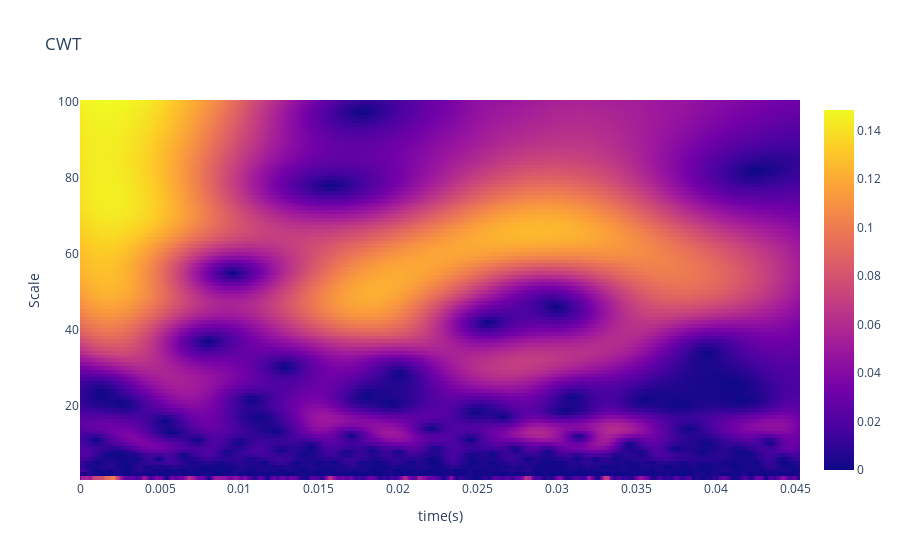

Notebook source saved alongside this figure:
### Code cell
#Libary
from scipy import signal
widths = np.arange(1,101)
fo =0.864
w0 =2*np.pi*fo
cwt = signal.cwt(y, signal.morlet2, widths,w=w0)
cwt= np.absolute(cwt)

fig = go.Figure(data=go.Heatmap(x=x,y=widths,z=cwt))
fig.update_layout(
    title="CWT",
    xaxis_title="time(s)",
    yaxis_title="Scale",
)
fig.show()

### Figure 1 — Plotly figure (JSON) as saved in the notebook; plotly's stock layout.template omitted (floating-point values rounded to 4 significant figures; data arrays with more than 128 entries replaced by an {"elided": "..."} marker saying what was removed)
{"data": [{"type": "heatmap", "x": {"elided": "500 float values"}, "y": [1, 2, 3, 4, 5, 6, 7, 8, 9, 10, 11, 12, 13, 14, 15, 16, 17, 18, 19, 20, 21, 22, 23, 24, 25, 26, 27, 28, 29, 30, 31, 32, 33, 34, 35, 36, 37, 38, 39, 40, 41, 42, 43, 44, 45, 46, 47, 48, 49, 50, 51, 52, 53, 54, 55, 56, 57, 58, 59, 60, 61, 62, 63, 64, 65, 66, 67, 68, 69, 70, 71, 72, 73, 74, 75, 76, 77, 78, 79, 80, 81, 82, 83, 84, 85, 86, 87, 88, 89, 90, 91, 92, 93, 94, 95, 96, 97, 98, 99, 100], "z": {"elided": "100x500 float values"}}], "layout": {"title": {"text": "CWT"}, "xaxis": {"title": {"text": "time(s)"}}, "yaxis": {"title": {"text": "Scale"}}}}
